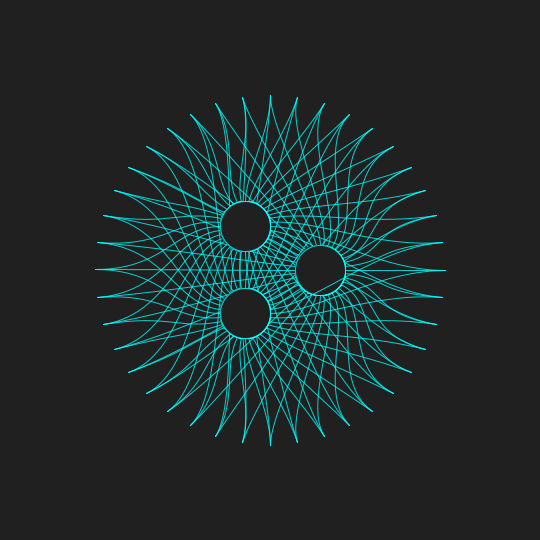
Frame 1 (no input)
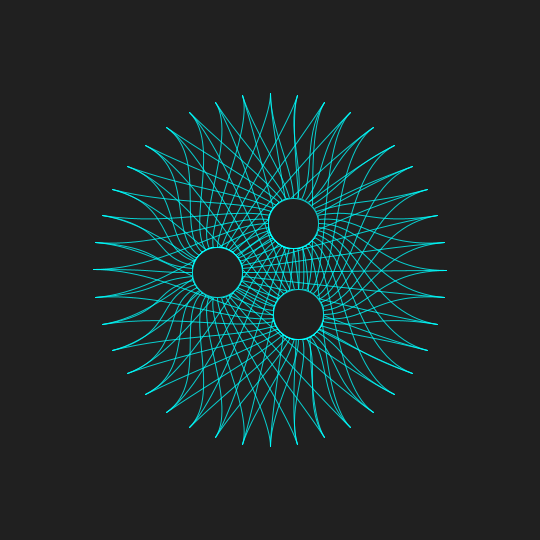
Frame 60 (the mouse pressed at the canvas centre just before this capture)
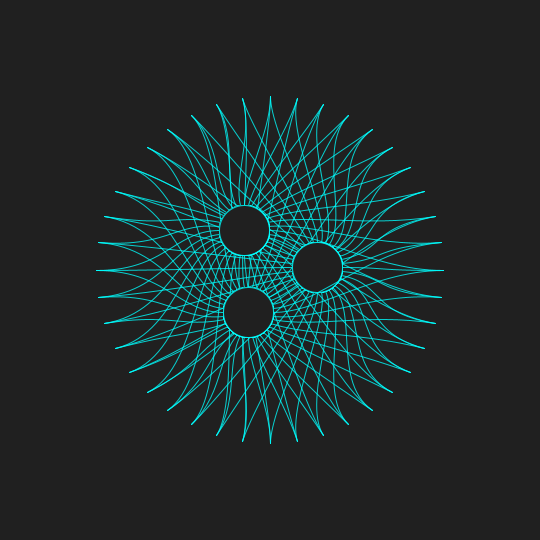
Frame 120 (the mouse held since frame 60 and released just before this capture)

The Processing sketch that drew these frames (run headless with seeded random() and noise(); from frame 60 on, the mouse is pressed at the canvas centre):

// Processing sketch: processing_187080
// ── processing_187080.pde

int num=40, movers=3, d3=25, frames=120;
float angle, theta, d,d2;
color bg=#202020;

void setup() {
  size(540, 540);
}

void draw() {
  randomSeed(455);
  background(bg);
  noFill();
  d = map(sin(theta), -1, 1, 150, 200);
  for (int i=0; i<num; i++) {
    angle = TWO_PI/num*i;
    float outerX = width/2 + cos(angle)*d; 
    float outerY = height/2+sin(angle)*d;
    float cx1 = width/2 + cos(angle)*d*.6; 
    float cy1 = height/2+sin(angle)*d*.8;
    d2 = map(sin(theta), -1, 1, 0, 100);
    for (int j=0; j<movers; j++) {
      float offSet = TWO_PI/movers*j;
      float CmoverX = width/2+cos(theta+offSet)*d2;
      float CmoverY = height/2+sin(theta+offSet)*d2;
      float moverX = CmoverX + cos(angle)*d3;
      float moverY = CmoverY + sin(angle)*d3;
      float cx2 =  CmoverX + cos(angle)*d3*2.8;
      float cy2 = CmoverY + sin(angle)*d3*2.1;
      noFill();
      stroke(#00ffff, 200);
      bezier(outerX, outerY, cx1, cy1, cx2, cy2, moverX, moverY);
      fill(bg);
      ellipse(CmoverX, CmoverY, d3*2, d3*2);
    }
  }
  theta += TWO_PI/frames;
}
